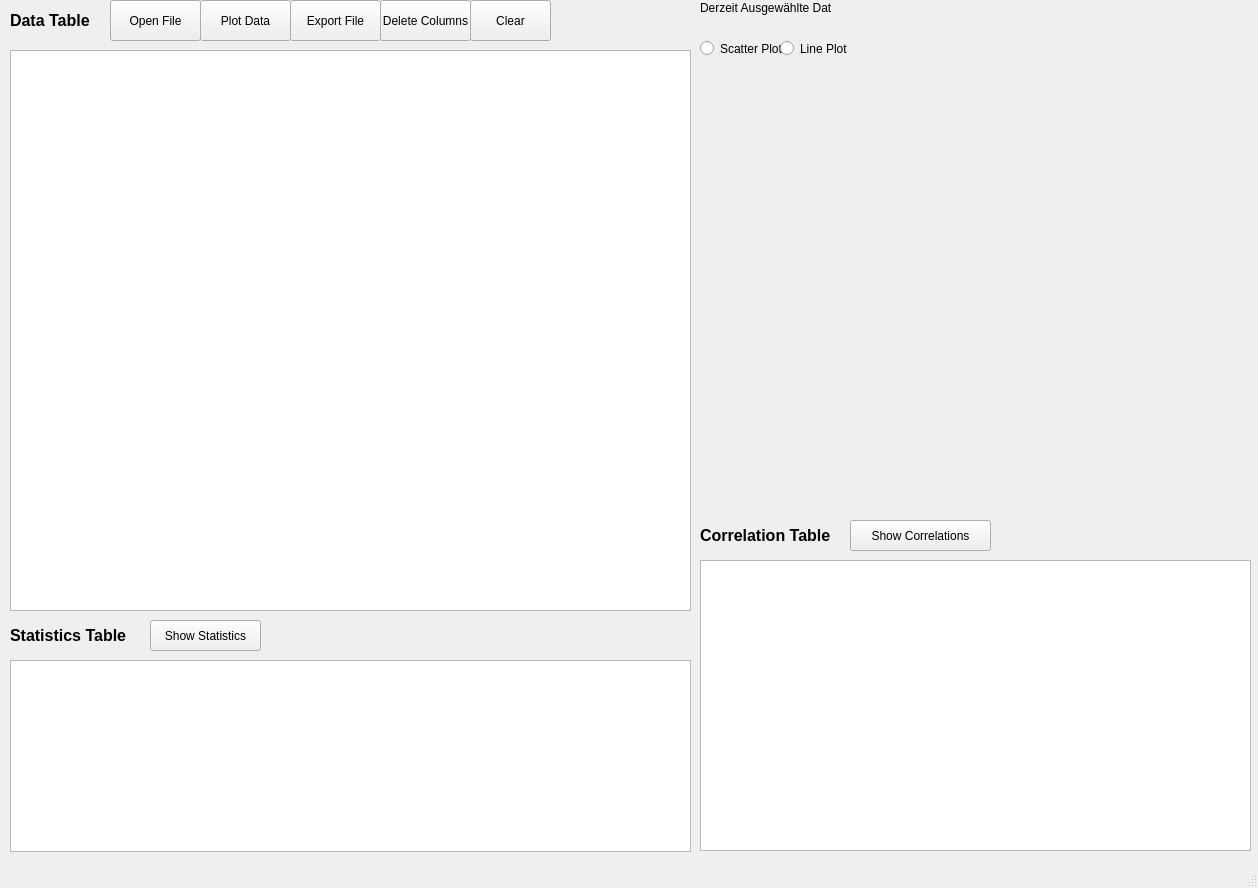
<?xml version="1.0" encoding="UTF-8"?>
<ui version="4.0">
 <class>MainWindow</class>
 <widget class="QMainWindow" name="MainWindow">
  <property name="geometry">
   <rect>
    <x>0</x>
    <y>0</y>
    <width>1258</width>
    <height>888</height>
   </rect>
  </property>
  <property name="windowTitle">
   <string>MainWindow</string>
  </property>
  <widget class="QWidget" name="centralwidget">
   <widget class="QPushButton" name="btnPlotData">
    <property name="geometry">
     <rect>
      <x>200</x>
      <y>0</y>
      <width>91</width>
      <height>41</height>
     </rect>
    </property>
    <property name="text">
     <string>Plot Data</string>
    </property>
   </widget>
   <widget class="QPushButton" name="btnOpenFile">
    <property name="geometry">
     <rect>
      <x>110</x>
      <y>0</y>
      <width>91</width>
      <height>41</height>
     </rect>
    </property>
    <property name="text">
     <string>Open File</string>
    </property>
   </widget>
   <widget class="QPushButton" name="btnShowStatistics">
    <property name="geometry">
     <rect>
      <x>150</x>
      <y>620</y>
      <width>111</width>
      <height>31</height>
     </rect>
    </property>
    <property name="text">
     <string>Show Statistics</string>
    </property>
   </widget>
   <widget class="QPushButton" name="btnShowCorrelations">
    <property name="geometry">
     <rect>
      <x>850</x>
      <y>520</y>
      <width>141</width>
      <height>31</height>
     </rect>
    </property>
    <property name="text">
     <string>Show Correlations</string>
    </property>
   </widget>
   <widget class="QPushButton" name="btnExportFile">
    <property name="geometry">
     <rect>
      <x>290</x>
      <y>0</y>
      <width>91</width>
      <height>41</height>
     </rect>
    </property>
    <property name="text">
     <string>Export File</string>
    </property>
   </widget>
   <widget class="QPushButton" name="btnDeleteColumns">
    <property name="geometry">
     <rect>
      <x>380</x>
      <y>0</y>
      <width>91</width>
      <height>41</height>
     </rect>
    </property>
    <property name="text">
     <string>Delete Columns</string>
    </property>
   </widget>
   <widget class="QPushButton" name="btnClear">
    <property name="geometry">
     <rect>
      <x>470</x>
      <y>0</y>
      <width>81</width>
      <height>41</height>
     </rect>
    </property>
    <property name="text">
     <string>Clear</string>
    </property>
   </widget>
   <widget class="TableWidget" name="tableData">
    <property name="geometry">
     <rect>
      <x>10</x>
      <y>50</y>
      <width>681</width>
      <height>561</height>
     </rect>
    </property>
   </widget>
   <widget class="QTableWidget" name="tableStatistics">
    <property name="geometry">
     <rect>
      <x>10</x>
      <y>660</y>
      <width>681</width>
      <height>192</height>
     </rect>
    </property>
   </widget>
   <widget class="QTableWidget" name="tableCorrelations">
    <property name="geometry">
     <rect>
      <x>700</x>
      <y>560</y>
      <width>551</width>
      <height>291</height>
     </rect>
    </property>
   </widget>
   <widget class="QRadioButton" name="rbScatterPlot">
    <property name="geometry">
     <rect>
      <x>700</x>
      <y>40</y>
      <width>82</width>
      <height>17</height>
     </rect>
    </property>
    <property name="text">
     <string>Scatter Plot</string>
    </property>
   </widget>
   <widget class="QRadioButton" name="rbLinePlot">
    <property name="geometry">
     <rect>
      <x>780</x>
      <y>40</y>
      <width>82</width>
      <height>17</height>
     </rect>
    </property>
    <property name="text">
     <string>Line Plot</string>
    </property>
   </widget>
   <widget class="QLabel" name="lblFileHeader">
    <property name="geometry">
     <rect>
      <x>700</x>
      <y>0</y>
      <width>131</width>
      <height>16</height>
     </rect>
    </property>
    <property name="text">
     <string>&lt;html&gt;&lt;head/&gt;&lt;body&gt;&lt;p&gt;Derzeit Ausgewählte Datei:&lt;/p&gt;&lt;/body&gt;&lt;/html&gt;</string>
    </property>
   </widget>
   <widget class="QLabel" name="lblFileName">
    <property name="geometry">
     <rect>
      <x>700</x>
      <y>20</y>
      <width>541</width>
      <height>16</height>
     </rect>
    </property>
    <property name="text">
     <string/>
    </property>
   </widget>
   <widget class="QLabel" name="lblTableData">
    <property name="geometry">
     <rect>
      <x>10</x>
      <y>0</y>
      <width>101</width>
      <height>41</height>
     </rect>
    </property>
    <property name="font">
     <font>
      <pointsize>12</pointsize>
      <weight>75</weight>
      <bold>true</bold>
     </font>
    </property>
    <property name="text">
     <string>Data Table</string>
    </property>
   </widget>
   <widget class="QLabel" name="lblTableCorrelation">
    <property name="geometry">
     <rect>
      <x>700</x>
      <y>520</y>
      <width>151</width>
      <height>31</height>
     </rect>
    </property>
    <property name="font">
     <font>
      <pointsize>12</pointsize>
      <weight>75</weight>
      <bold>true</bold>
     </font>
    </property>
    <property name="lineWidth">
     <number>1</number>
    </property>
    <property name="text">
     <string>Correlation Table</string>
    </property>
   </widget>
   <widget class="QLabel" name="lblTableStatistics">
    <property name="geometry">
     <rect>
      <x>10</x>
      <y>620</y>
      <width>141</width>
      <height>31</height>
     </rect>
    </property>
    <property name="font">
     <font>
      <pointsize>12</pointsize>
      <weight>75</weight>
      <bold>true</bold>
     </font>
    </property>
    <property name="text">
     <string>Statistics Table</string>
    </property>
   </widget>
   <widget class="MplWidget" name="mplWidget" native="true">
    <property name="geometry">
     <rect>
      <x>700</x>
      <y>60</y>
      <width>541</width>
      <height>451</height>
     </rect>
    </property>
   </widget>
  </widget>
  <widget class="QStatusBar" name="statusbar"/>
 </widget>
 <customwidgets>
  <customwidget>
   <class>TableWidget</class>
   <extends>QTableWidget</extends>
   <header>tablewidget.h</header>
  </customwidget>
  <customwidget>
   <class>MplWidget</class>
   <extends>QWidget</extends>
   <header>mplwidget.h</header>
   <container>1</container>
  </customwidget>
 </customwidgets>
 <resources/>
 <connections/>
</ui>
